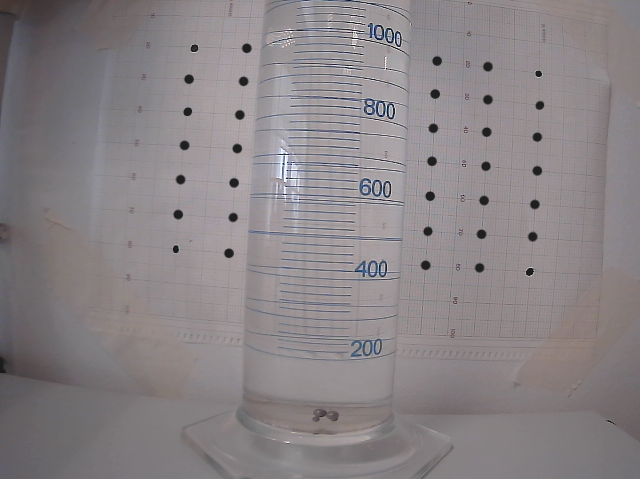
#> input picture testing/frame_distortion.png, 640 x 479 px, given in place of the camera
$ jupyter execute data_anal.ipynb   (text cells are left out)
#> lines starting #> are read from the running program, lines starting #| are printed output that depends on the picture
[cell 1]
import pandas as pd
import numpy as np
import matplotlib.pyplot as plt
import cv2

[cell 2]
tracking_data = pd.read_csv('test_results/result_1.csv')
#> (reads test_results/result_1.csv from the repository)
tracking_data.head()

[cell 3]
#plotting the data as a scatter plot
plt.scatter(tracking_data['x'], tracking_data['y'])
#set axis max and min
plt.xlim(0, 750)
plt.ylim(0, 230)
#flip the y-axis to make it right-side-up
plt.gca().invert_yaxis()
plt.show()
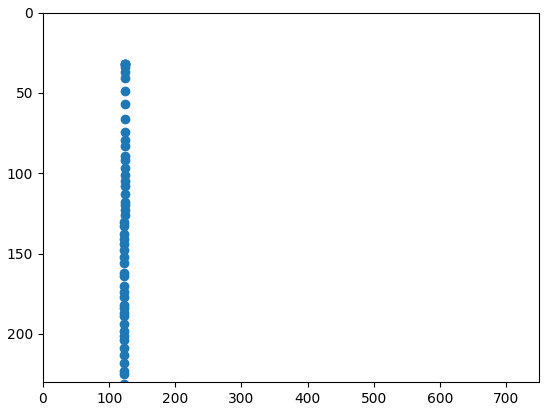
#> figure drawn by matplotlib, 1 panel

[cell 4]
#convert frames to seconds
fps = 29
time = tracking_data['frame']/fps

[cell 5]
#plot x as a function of time
plt.gca().invert_yaxis()
plt.scatter(time, tracking_data['y'], c='r', marker='.', s=5)
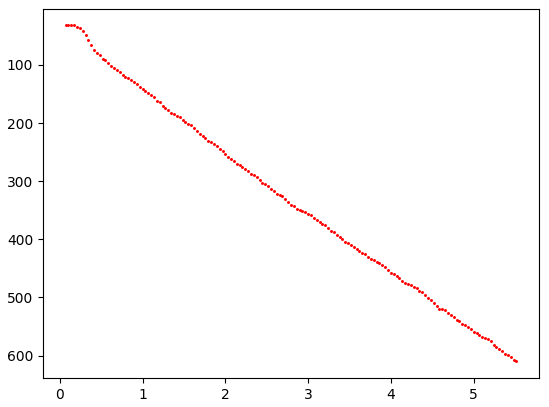
#> figure drawn by matplotlib, 1 panel

[cell 6]
#calculate y velocity
y_vel = np.diff(tracking_data['y'])/np.diff(time)
#plot y velocity as a function of time
plt.plot(time[1:], y_vel, c='b', marker='.', ms=5, linestyle='dashed', linewidth=1)
#add axis labels
plt.xlabel('Time (s)')
plt.ylabel('Velocity (pixels/s)')
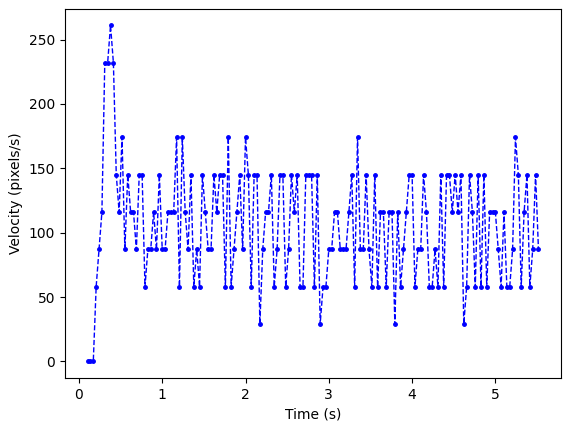
#> figure drawn by matplotlib, 1 panel; curve peaks at x = 0.379, y = 261

[cell 7]
test_speed = y_vel[30::]
mean_speed = np.mean(test_speed)
mean_dv_st = np.std(test_speed)/np.sqrt(len(test_speed))
print(mean_speed)
print(mean_dv_st)
print(np.std(test_speed))

[cell 8]
import cv2

[cell 9]
#get a frame from webcam

cap = cv2.VideoCapture(1)
ret, frame = cap.read()
#> frame is the input picture: shape (479, 640, 3); mean B, G, R 134.3, 131.4, 137.5
cap.release()

#plot the frame
plt.imshow(frame)
plt.show()

#save the frame
cv2.imwrite('test_results/frame_refraction.png', frame)
#> Out = True

[cell 10]
def get_click_positions(frame):
    left_clicks = []
    right_clicks = []

    def click_event(event, x, y, flags, param):
        nonlocal left_clicks, right_clicks
        if event == cv2.EVENT_LBUTTONDOWN:
            left_clicks.append(y)
            cv2.circle(frame, (x, y), 3, (0, 0, 255), -1)
            cv2.imshow('Frame', frame)
        elif event == cv2.EVENT_RBUTTONDOWN:
            right_clicks.append(y)
            cv2.circle(frame, (x, y), 3, (0, 255, 0), -1)
            cv2.imshow('Frame', frame)

    cv2.namedWindow('Frame', cv2.WINDOW_NORMAL)
    aspect_ratio = frame.shape[1] / frame.shape[0]
#> aspect_ratio = 1.34
    window_width = 1080
    window_height = int(window_width / aspect_ratio)
#> window_height = 808
    cv2.resizeWindow('Frame', window_width, window_height)
    cv2.imshow('Frame', frame)
    cv2.setMouseCallback('Frame', click_event)

    while True:
        if cv2.waitKey(1) & 0xFF == ord('d'):
#> (key Esc is pressed here)
            break

    cv2.destroyAllWindows()
    return left_clicks, right_clicks #left is front right is back
